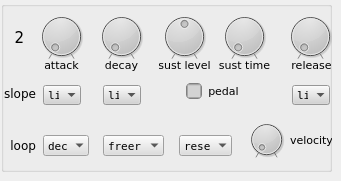
     <widget class="QWidget" name="env_filter">
      <attribute name="title">
       <string>filter</string>
      </attribute>
      <widget class="QGroupBox" name="env_2">
       <property name="geometry">
        <rect>
         <x>1</x>
         <y>1</y>
         <width>331</width>
         <height>171</height>
        </rect>
       </property>
       <property name="styleSheet">
        <string notr="true">background: none; </string>
       </property>
       <property name="title">
        <string/>
       </property>
       <property name="flat">
        <bool>true</bool>
       </property>
       <widget class="QLabel" name="label_env_2_release">
        <property name="geometry">
         <rect>
          <x>285</x>
          <y>54</y>
          <width>51</width>
          <height>20</height>
         </rect>
        </property>
        <property name="font">
         <font>
          <family>DejaVu Sans</family>
          <pointsize>8</pointsize>
          <weight>50</weight>
          <bold>false</bold>
         </font>
        </property>
        <property name="styleSheet">
         <string notr="true"/>
        </property>
        <property name="text">
         <string>release</string>
        </property>
        <property name="alignment">
         <set>Qt::AlignCenter</set>
        </property>
       </widget>
       <widget class="QDial" name="env_2_attack_time">
        <property name="enabled">
         <bool>true</bool>
        </property>
        <property name="geometry">
         <rect>
          <x>30</x>
          <y>10</y>
          <width>61</width>
          <height>51</height>
         </rect>
        </property>
        <property name="toolTip">
         <string/>
        </property>
        <property name="styleSheet">
         <string notr="true">background-color:lightgrey</string>
        </property>
        <property name="minimum">
         <number>500</number>
        </property>
        <property name="maximum">
         <number>30000000</number>
        </property>
        <property name="singleStep">
         <number>1</number>
        </property>
        <property name="pageStep">
         <number>10</number>
        </property>
        <property name="value">
         <number>500</number>
        </property>
        <property name="notchTarget">
         <double>20000.000000000000000</double>
        </property>
        <property name="notchesVisible">
         <bool>true</bool>
        </property>
       </widget>
       <widget class="QLabel" name="label_env_2_decay">
        <property name="geometry">
         <rect>
          <x>95</x>
          <y>54</y>
          <width>51</width>
          <height>20</height>
         </rect>
        </property>
        <property name="font">
         <font>
          <family>DejaVu Sans</family>
          <pointsize>8</pointsize>
         </font>
        </property>
        <property name="styleSheet">
         <string notr="true"/>
        </property>
        <property name="text">
         <string>decay</string>
        </property>
        <property name="alignment">
         <set>Qt::AlignCenter</set>
        </property>
       </widget>
       <widget class="QDial" name="env_2_decay_time">
        <property name="geometry">
         <rect>
          <x>90</x>
          <y>10</y>
          <width>61</width>
          <height>51</height>
         </rect>
        </property>
        <property name="toolTip">
         <string/>
        </property>
        <property name="styleSheet">
         <string notr="true">background-color:lightgrey</string>
        </property>
        <property name="minimum">
         <number>500</number>
        </property>
        <property name="maximum">
         <number>30000000</number>
        </property>
        <property name="notchTarget">
         <double>20000.000000000000000</double>
        </property>
        <property name="notchesVisible">
         <bool>true</bool>
        </property>
       </widget>
       <widget class="QLabel" name="label_env_2_sustime">
        <property name="geometry">
         <rect>
          <x>218</x>
          <y>54</y>
          <width>51</width>
          <height>20</height>
         </rect>
        </property>
        <property name="font">
         <font>
          <family>DejaVu Sans</family>
          <pointsize>8</pointsize>
          <weight>50</weight>
          <bold>false</bold>
         </font>
        </property>
        <property name="styleSheet">
         <string notr="true"/>
        </property>
        <property name="text">
         <string>sust time</string>
        </property>
        <property name="alignment">
         <set>Qt::AlignCenter</set>
        </property>
       </widget>
       <widget class="QLabel" name="label_env_2_attack">
        <property name="geometry">
         <rect>
          <x>35</x>
          <y>54</y>
          <width>51</width>
          <height>20</height>
         </rect>
        </property>
        <property name="font">
         <font>
          <family>DejaVu Sans</family>
          <pointsize>8</pointsize>
          <weight>50</weight>
          <bold>false</bold>
         </font>
        </property>
        <property name="styleSheet">
         <string notr="true"/>
        </property>
        <property name="text">
         <string>attack</string>
        </property>
        <property name="alignment">
         <set>Qt::AlignCenter</set>
        </property>
       </widget>
       <widget class="QLabel" name="label_env_2_suslevel">
        <property name="geometry">
         <rect>
          <x>158</x>
          <y>54</y>
          <width>51</width>
          <height>20</height>
         </rect>
        </property>
        <property name="font">
         <font>
          <family>DejaVu Sans</family>
          <pointsize>8</pointsize>
          <weight>50</weight>
          <bold>false</bold>
         </font>
        </property>
        <property name="styleSheet">
         <string notr="true"/>
        </property>
        <property name="text">
         <string>sust level</string>
        </property>
        <property name="alignment">
         <set>Qt::AlignCenter</set>
        </property>
       </widget>
       <widget class="QDial" name="env_2_release_time">
        <property name="geometry">
         <rect>
          <x>279</x>
          <y>10</y>
          <width>61</width>
          <height>51</height>
         </rect>
        </property>
        <property name="toolTip">
         <string/>
        </property>
        <property name="styleSheet">
         <string notr="true">background-color:lightgrey</string>
        </property>
        <property name="minimum">
         <number>2000</number>
        </property>
        <property name="maximum">
         <number>30000001</number>
        </property>
        <property name="notchTarget">
         <double>20000.000000000000000</double>
        </property>
        <property name="notchesVisible">
         <bool>true</bool>
        </property>
       </widget>
       <widget class="QDial" name="env_2_sus_time">
        <property name="geometry">
         <rect>
          <x>213</x>
          <y>10</y>
          <width>61</width>
          <height>51</height>
         </rect>
        </property>
        <property name="toolTip">
         <string/>
        </property>
        <property name="styleSheet">
         <string notr="true">background-color:lightgrey</string>
        </property>
        <property name="minimum">
         <number>500</number>
        </property>
        <property name="maximum">
         <number>30000001</number>
        </property>
        <property name="notchTarget">
         <double>20000.000000000000000</double>
        </property>
        <property name="notchesVisible">
         <bool>true</bool>
        </property>
       </widget>
       <widget class="QDial" name="env_2_sus_level">
        <property name="geometry">
         <rect>
          <x>153</x>
          <y>10</y>
          <width>61</width>
          <height>51</height>
         </rect>
        </property>
        <property name="toolTip">
         <string/>
        </property>
        <property name="styleSheet">
         <string notr="true">background-color:lightgrey</string>
        </property>
        <property name="minimum">
         <number>-100</number>
        </property>
        <property name="maximum">
         <number>100</number>
        </property>
        <property name="notchTarget">
         <double>20000.000000000000000</double>
        </property>
        <property name="notchesVisible">
         <bool>true</bool>
        </property>
       </widget>
       <widget class="QCheckBox" name="env_2_sus_pedal">
        <property name="geometry">
         <rect>
          <x>185</x>
          <y>82</y>
          <width>16</width>
          <height>16</height>
         </rect>
        </property>
        <property name="toolTip">
         <string>&lt;html&gt;&lt;head/&gt;&lt;body&gt;&lt;p&gt;sustain pedal&lt;/p&gt;&lt;/body&gt;&lt;/html&gt;</string>
        </property>
        <property name="styleSheet">
         <string notr="true">background-color: lightgrey;
border-style: solid;
border-color: grey;
width:8px;
height: 8px;
border-width: 1px;
border-radius: 4px;

</string>
        </property>
        <property name="text">
         <string/>
        </property>
        <property name="iconSize">
         <size>
          <width>8</width>
          <height>8</height>
         </size>
        </property>
        <property name="checkable">
         <bool>true</bool>
        </property>
        <property name="checked">
         <bool>false</bool>
        </property>
        <property name="autoRepeat">
         <bool>false</bool>
        </property>
        <property name="tristate">
         <bool>false</bool>
        </property>
       </widget>
       <widget class="QLabel" name="label_env_2_slope">
        <property name="geometry">
         <rect>
          <x>-6</x>
          <y>82</y>
          <width>41</width>
          <height>20</height>
         </rect>
        </property>
        <property name="font">
         <font>
          <family>DejaVu Sans</family>
          <pointsize>9</pointsize>
          <weight>50</weight>
          <bold>false</bold>
         </font>
        </property>
        <property name="styleSheet">
         <string notr="true"/>
        </property>
        <property name="text">
         <string>slope</string>
        </property>
        <property name="alignment">
         <set>Qt::AlignRight|Qt::AlignTrailing|Qt::AlignVCenter</set>
        </property>
       </widget>
       <widget class="QComboBox" name="env_2_attack_slope">
        <property name="geometry">
         <rect>
          <x>42</x>
          <y>84</y>
          <width>38</width>
          <height>20</height>
         </rect>
        </property>
        <property name="font">
         <font>
          <family>DejaVu Sans Mono</family>
          <pointsize>8</pointsize>
         </font>
        </property>
        <property name="acceptDrops">
         <bool>false</bool>
        </property>
        <property name="styleSheet">
         <string notr="true">background-color:lightgrey</string>
        </property>
        <property name="iconSize">
         <size>
          <width>8</width>
          <height>16</height>
         </size>
        </property>
        <property name="duplicatesEnabled">
         <bool>false</bool>
        </property>
        <property name="frame">
         <bool>false</bool>
        </property>
        <item>
         <property name="text">
          <string>lin</string>
         </property>
        </item>
        <item>
         <property name="text">
          <string>exp+</string>
         </property>
        </item>
        <item>
         <property name="text">
          <string>exp-</string>
         </property>
        </item>
       </widget>
       <widget class="QComboBox" name="env_2_decay_slope">
        <property name="geometry">
         <rect>
          <x>102</x>
          <y>84</y>
          <width>38</width>
          <height>20</height>
         </rect>
        </property>
        <property name="font">
         <font>
          <family>DejaVu Sans Mono</family>
          <pointsize>8</pointsize>
         </font>
        </property>
        <property name="acceptDrops">
         <bool>false</bool>
        </property>
        <property name="styleSheet">
         <string notr="true">background-color:lightgrey</string>
        </property>
        <property name="iconSize">
         <size>
          <width>8</width>
          <height>16</height>
         </size>
        </property>
        <property name="duplicatesEnabled">
         <bool>false</bool>
        </property>
        <property name="frame">
         <bool>false</bool>
        </property>
        <item>
         <property name="text">
          <string>lin</string>
         </property>
        </item>
        <item>
         <property name="text">
          <string>exp+</string>
         </property>
        </item>
        <item>
         <property name="text">
          <string>exp-</string>
         </property>
        </item>
       </widget>
       <widget class="QComboBox" name="env_2_release_slope">
        <property name="geometry">
         <rect>
          <x>291</x>
          <y>84</y>
          <width>38</width>
          <height>20</height>
         </rect>
        </property>
        <property name="font">
         <font>
          <family>DejaVu Sans Mono</family>
          <pointsize>8</pointsize>
         </font>
        </property>
        <property name="acceptDrops">
         <bool>false</bool>
        </property>
        <property name="styleSheet">
         <string notr="true">background-color:lightgrey</string>
        </property>
        <property name="iconSize">
         <size>
          <width>8</width>
          <height>16</height>
         </size>
        </property>
        <property name="duplicatesEnabled">
         <bool>false</bool>
        </property>
        <property name="frame">
         <bool>false</bool>
        </property>
        <item>
         <property name="text">
          <string>lin</string>
         </property>
        </item>
        <item>
         <property name="text">
          <string>exp+</string>
         </property>
        </item>
        <item>
         <property name="text">
          <string>exp-</string>
         </property>
        </item>
       </widget>
       <widget class="QComboBox" name="env_2_loop">
        <property name="geometry">
         <rect>
          <x>42</x>
          <y>134</y>
          <width>46</width>
          <height>21</height>
         </rect>
        </property>
        <property name="font">
         <font>
          <family>DejaVu Sans Mono</family>
          <pointsize>8</pointsize>
         </font>
        </property>
        <property name="acceptDrops">
         <bool>false</bool>
        </property>
        <property name="styleSheet">
         <string notr="true">background: #dedede</string>
        </property>
        <property name="iconSize">
         <size>
          <width>8</width>
          <height>16</height>
         </size>
        </property>
        <property name="duplicatesEnabled">
         <bool>false</bool>
        </property>
        <property name="frame">
         <bool>false</bool>
        </property>
        <item>
         <property name="text">
          <string>decay</string>
         </property>
        </item>
        <item>
         <property name="text">
          <string>zero</string>
         </property>
        </item>
        <item>
         <property name="text">
          <string>hold</string>
         </property>
        </item>
        <item>
         <property name="text">
          <string>off</string>
         </property>
        </item>
       </widget>
       <widget class="QLabel" name="label_env_2_loop">
        <property name="geometry">
         <rect>
          <x>4</x>
          <y>134</y>
          <width>31</width>
          <height>20</height>
         </rect>
        </property>
        <property name="font">
         <font>
          <family>DejaVu Sans</family>
          <pointsize>9</pointsize>
          <weight>50</weight>
          <bold>false</bold>
         </font>
        </property>
        <property name="styleSheet">
         <string notr="true"/>
        </property>
        <property name="text">
         <string>loop</string>
        </property>
        <property name="alignment">
         <set>Qt::AlignRight|Qt::AlignTrailing|Qt::AlignVCenter</set>
        </property>
       </widget>
       <widget class="QLabel" name="label_env_2_sus_pedal">
        <property name="geometry">
         <rect>
          <x>202</x>
          <y>79</y>
          <width>41</width>
          <height>21</height>
         </rect>
        </property>
        <property name="font">
         <font>
          <family>DejaVu Sans</family>
          <pointsize>8</pointsize>
          <weight>50</weight>
          <bold>false</bold>
         </font>
        </property>
        <property name="styleSheet">
         <string notr="true"/>
        </property>
        <property name="text">
         <string>pedal</string>
        </property>
        <property name="alignment">
         <set>Qt::AlignCenter</set>
        </property>
       </widget>
       <widget class="QDial" name="env_2_velocity">
        <property name="geometry">
         <rect>
          <x>245</x>
          <y>118</y>
          <width>41</width>
          <height>41</height>
         </rect>
        </property>
        <property name="toolTip">
         <string>&lt;html&gt;&lt;head/&gt;&lt;body&gt;&lt;p&gt;key velocity tracking&lt;/p&gt;&lt;/body&gt;&lt;/html&gt;</string>
        </property>
        <property name="styleSheet">
         <string notr="true">background-color:lightgrey</string>
        </property>
        <property name="maximum">
         <number>100</number>
        </property>
        <property name="notchTarget">
         <double>100.000000000000000</double>
        </property>
        <property name="notchesVisible">
         <bool>true</bool>
        </property>
       </widget>
       <widget class="QLabel" name="label_env_2_velo">
        <property name="geometry">
         <rect>
          <x>285</x>
          <y>118</y>
          <width>51</width>
          <height>41</height>
         </rect>
        </property>
        <property name="font">
         <font>
          <family>DejaVu Sans</family>
          <pointsize>8</pointsize>
          <weight>50</weight>
          <bold>false</bold>
         </font>
        </property>
        <property name="styleSheet">
         <string notr="true"/>
        </property>
        <property name="text">
         <string>velocity</string>
        </property>
        <property name="alignment">
         <set>Qt::AlignCenter</set>
        </property>
       </widget>
       <widget class="QComboBox" name="env_2_freerun">
        <property name="geometry">
         <rect>
          <x>102</x>
          <y>134</y>
          <width>61</width>
          <height>21</height>
         </rect>
        </property>
        <property name="font">
         <font>
          <family>DejaVu Sans Mono</family>
          <pointsize>8</pointsize>
         </font>
        </property>
        <property name="acceptDrops">
         <bool>false</bool>
        </property>
        <property name="styleSheet">
         <string notr="true">background: #dedede</string>
        </property>
        <property name="currentIndex">
         <number>0</number>
        </property>
        <property name="iconSize">
         <size>
          <width>8</width>
          <height>16</height>
         </size>
        </property>
        <property name="duplicatesEnabled">
         <bool>false</bool>
        </property>
        <property name="frame">
         <bool>false</bool>
        </property>
        <item>
         <property name="text">
          <string>freerun</string>
         </property>
        </item>
        <item>
         <property name="text">
          <string>release</string>
         </property>
        </item>
       </widget>
       <widget class="QComboBox" name="env_2_reset">
        <property name="geometry">
         <rect>
          <x>178</x>
          <y>134</y>
          <width>53</width>
          <height>21</height>
         </rect>
        </property>
        <property name="font">
         <font>
          <family>DejaVu Sans Mono</family>
          <pointsize>8</pointsize>
         </font>
        </property>
        <property name="acceptDrops">
         <bool>false</bool>
        </property>
        <property name="styleSheet">
         <string notr="true">background: #dedede</string>
        </property>
        <property name="currentIndex">
         <number>0</number>
        </property>
        <property name="iconSize">
         <size>
          <width>8</width>
          <height>16</height>
         </size>
        </property>
        <property name="duplicatesEnabled">
         <bool>false</bool>
        </property>
        <property name="frame">
         <bool>false</bool>
        </property>
        <item>
         <property name="text">
          <string>reset</string>
         </property>
        </item>
        <item>
         <property name="text">
          <string>legato</string>
         </property>
        </item>
       </widget>
       <widget class="QLabel" name="label_env_2">
        <property name="geometry">
         <rect>
          <x>3</x>
          <y>21</y>
          <width>31</width>
          <height>31</height>
         </rect>
        </property>
        <property name="font">
         <font>
          <family>DejaVu Sans</family>
          <pointsize>11</pointsize>
          <weight>50</weight>
          <bold>false</bold>
         </font>
        </property>
        <property name="styleSheet">
         <string notr="true"/>
        </property>
        <property name="text">
         <string>2</string>
        </property>
        <property name="alignment">
         <set>Qt::AlignCenter</set>
        </property>
       </widget>
      </widget>
     </widget>
